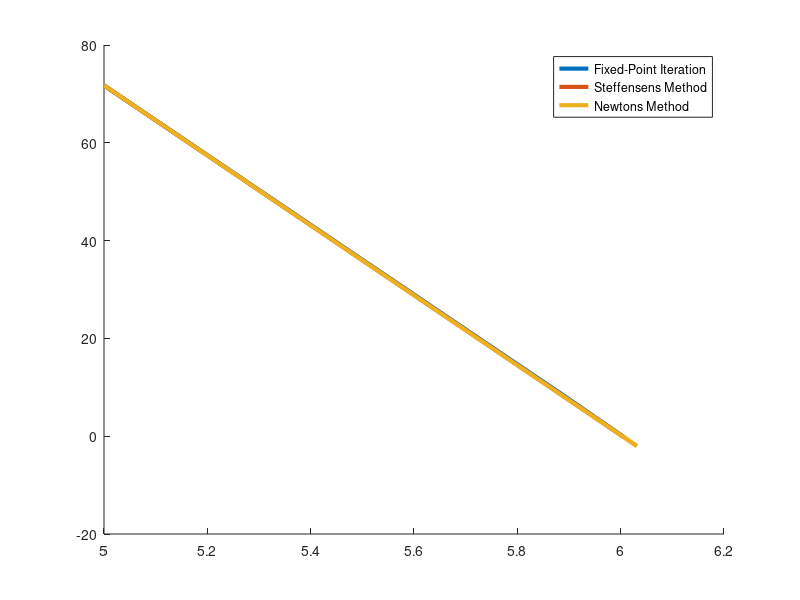

The MATLAB source for this figure:
function p7
clear all;
close all;
hold on;

%% Initial Parameters
g = 32.17;
m = 0.25;
k = 0.1;
s0 = 300;
ERR = 0.01;

% Initial guess of 5 seconds. Turned out to be super close.
GUESS = 5;

%% Find the 0 of f, using function f,df, and/or g.
f = @(t) s0 - (m*g/k).*t + (m*m*g/(k*k)).*(1 - exp(-k.*t./m));
df = @(t) (m*g*(exp(-k.*t./m)-1)) ./ k;
g = @(t) (s0 + m^2*g/(k^2)*(1-exp(-k*t/m))) * k/(m*g);

%% Fixed-Point Iteration

steps = [GUESS];
while abs(f(steps(end))) > ERR
	tmp = steps(end);
	steps = [steps g(tmp)];
end

% Output the results for Fixed-Point Iteration
steps
f(steps(end))
plot(steps, f(steps), 'LineWidth', 3, 'DisplayName', 'Fixed-Point Iteration');

%% Steffensen's Method
 
steps = [GUESS];
while abs(f(steps(end))) > ERR
	p0 = steps(end);
	p1 = g(p0);
	p2 = g(p1);
	p = p0 - (p1-p0)^2 / (p2 - 2*p1 + p0);
	steps = [steps p];
end

% Output the results for Steffensen's Method
steps
f(steps(end))
plot(steps, f(steps), 'LineWidth', 3, 'DisplayName', 'Steffensens Method');

%% Newton's Method

steps = [GUESS];
while abs(f(steps(end))) > ERR
	tmp = steps(end);
	nxt = tmp - f(tmp)/df(tmp);
	steps = [steps nxt];
end

% Output the results for Newton's Method
steps
f(steps(end))
plot(steps, f(steps), 'LineWidth', 3, 'DisplayName', 'Newtons Method');

legend('show');
end
